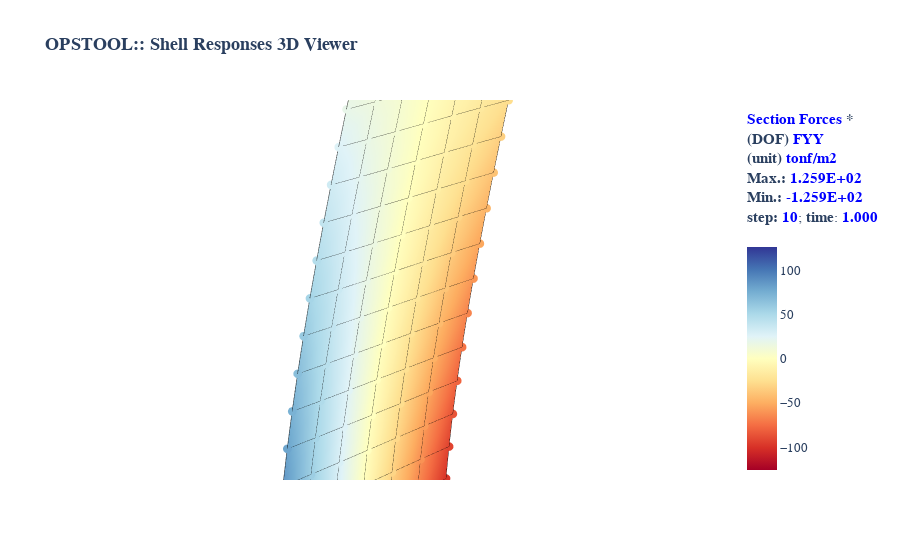

Here is the notebook cell this chart was saved with:
### Code cell
# --- Visualización ---
opsvis.set_plot_props(cmap="rdylbu", point_size=3.0, notebook=True)

plotter = opsvis.plot_unstruct_responses(
    odb_tag=1,
    ele_type="Shell",
    resp_type="sectionForcesAtNodes",
    resp_dof="FYY",
    unit_symbol="tonf/m2",  # o la unidad que uses
    show_defo=True,     # para ver la deformada
    show_values=True,
    defo_scale=3.0,     # escala de la deformada
    show_bc=True,
    bc_scale=2.0,
    style="surface"     # estilo de visualización
)

plotter.show(jupyter_backend="jupyterlab")

### Figure 1 — Plotly figure (JSON) as saved in the notebook; plotly's stock layout.template omitted (floating-point values rounded to 4 significant figures; data arrays with more than 128 entries replaced by an {"elided": "..."} marker saying what was removed)
{"data": [{"connectgaps": false, "hoverinfo": "skip", "line": {"color": "#15b01a", "width": 1}, "mode": "lines", "name": "BC", "type": "scatter3d", "x": [0.0, 0.0, 0.0, 0.0, 0.0, NaN, -0.12, 0.12, 0.12, -0.12, -0.12, NaN, -0.12, 0.12, 0.12, -0.12, -0.12, NaN, 0.5, 0.5, 0.5, 0.5, 0.5, NaN, 0.38, 0.62, 0.62, 0.38, 0.38, NaN, 0.38, 0.62, 0.62, 0.38, 0.38, NaN, 1.0, 1.0, 1.0, 1.0, 1.0, NaN, 0.88, 1.12, 1.12, 0.88, 0.88, NaN, 0.88, 1.12, 1.12, 0.88, 0.88, NaN, 1.5, 1.5, 1.5, 1.5, 1.5, NaN, 1.38, 1.62, 1.62, 1.38, 1.38, NaN, 1.38, 1.62, 1.62, 1.38, 1.38, NaN, 2.0, 2.0, 2.0, 2.0, 2.0, NaN, 1.88, 2.12, 2.12, 1.88, 1.88, NaN, 1.88, 2.12, 2.12, 1.88, 1.88, NaN, 2.5, 2.5, 2.5, 2.5, 2.5, NaN, 2.38, 2.62, 2.62, 2.38, 2.38, NaN, 2.38, 2.62, 2.62, 2.38, 2.38, NaN, 3.0, 3.0, 3.0, 3.0, 3.0, NaN, 2.88, 3.12, 3.12, 2.88, 2.88, NaN, 2.88, 3.12, 3.12, 2.88, 2.88, NaN], "y": [-0.12, 0.12, 0.12, -0.12, -0.12, NaN, 0.0, 0.0, 0.0, 0.0, 0.0, NaN, -0.12, -0.12, 0.12, 0.12, -0.12, NaN, -0.12, 0.12, 0.12, -0.12, -0.12, NaN, 0.0, 0.0, 0.0, 0.0, 0.0, NaN, -0.12, -0.12, 0.12, 0.12, -0.12, NaN, -0.12, 0.12, 0.12, -0.12, -0.12, NaN, 0.0, 0.0, 0.0, 0.0, 0.0, NaN, -0.12, -0.12, 0.12, 0.12, -0.12, NaN, -0.12, 0.12, 0.12, -0.12, -0.12, NaN, 0.0, 0.0, 0.0, 0.0, 0.0, NaN, -0.12, -0.12, 0.12, 0.12, -0.12, NaN, -0.12, 0.12, 0.12, -0.12, -0.12, NaN, 0.0, 0.0, 0.0, 0.0, 0.0, NaN, -0.12, -0.12, 0.12, 0.12, -0.12, NaN, -0.12, 0.12, 0.12, -0.12, -0.12, NaN, 0.0, 0.0, 0.0, 0.0, 0.0, NaN, -0.12, -0.12, 0.12, 0.12, -0.12, NaN, -0.12, 0.12, 0.12, -0.12, -0.12, NaN, 0.0, 0.0, 0.0, 0.0, 0.0, NaN, -0.12, -0.12, 0.12, 0.12, -0.12, NaN], "z": [-0.12, -0.12, 0.12, 0.12, -0.12, NaN, -0.12, -0.12, 0.12, 0.12, -0.12, NaN, 0.0, 0.0, 0.0, 0.0, 0.0, NaN, -0.12, -0.12, 0.12, 0.12, -0.12, NaN, -0.12, -0.12, 0.12, 0.12, -0.12, NaN, 0.0, 0.0, 0.0, 0.0, 0.0, NaN, -0.12, -0.12, 0.12, 0.12, -0.12, NaN, -0.12, -0.12, 0.12, 0.12, -0.12, NaN, 0.0, 0.0, 0.0, 0.0, 0.0, NaN, -0.12, -0.12, 0.12, 0.12, -0.12, NaN, -0.12, -0.12, 0.12, 0.12, -0.12, NaN, 0.0, 0.0, 0.0, 0.0, 0.0, NaN, -0.12, -0.12, 0.12, 0.12, -0.12, NaN, -0.12, -0.12, 0.12, 0.12, -0.12, NaN, 0.0, 0.0, 0.0, 0.0, 0.0, NaN, -0.12, -0.12, 0.12, 0.12, -0.12, NaN, -0.12, -0.12, 0.12, 0.12, -0.12, NaN, 0.0, 0.0, 0.0, 0.0, 0.0, NaN, -0.12, -0.12, 0.12, 0.12, -0.12, NaN, -0.12, -0.12, 0.12, 0.12, -0.12, NaN, 0.0, 0.0, 0.0, 0.0, 0.0, NaN]}, {"cmax": 125.9, "cmin": -125.9, "coloraxis": "coloraxis", "hoverinfo": "skip", "i": {"elided": "216 int values"}, "intensity": {"elided": "432 float values"}, "j": {"elided": "216 int values"}, "k": {"elided": "216 int values"}, "opacity": 1, "text": {"elided": "432 float values"}, "type": "mesh3d", "x": {"elided": "432 float values"}, "y": {"elided": "432 float values"}, "z": {"elided": "432 float values"}}, {"connectgaps": false, "hoverinfo": "skip", "line": {"color": "black", "width": 1}, "mode": "lines", "name": "Edge", "type": "scatter3d", "x": {"elided": "648 float values"}, "y": {"elided": "648 float values"}, "z": {"elided": "648 float values"}}, {"customdata": {"elided": "432 float values"}, "hovertemplate": "<b>%{customdata:.4E}</b>", "marker": {"cmax": 125.9, "cmin": -125.9, "color": {"elided": "432 float values"}, "coloraxis": "coloraxis", "size": 3}, "mode": "markers", "name": "sectionForcesAtNodes", "type": "scatter3d", "x": {"elided": "432 float values"}, "y": {"elided": "432 float values"}, "z": {"elided": "432 float values"}}], "layout": {"autosize": true, "coloraxis": {"cmax": 125.9, "cmin": -125.9, "colorbar": {"tickfont": {"size": 13}, "title": {"font": {"size": 15}, "text": "<b><span style=\"color:blue; font-weight:bold\">Section Forces</span> *</b><br><b>(DOF) <span style=\"color:blue; font-weight:bold\">FYY</span></b><br><b>(unit) <span style=\"color:blue; font-weight:bold\">tonf/m2</span></b><br><b>Max.:</b> <span style=\"color:blue; font-weight:bold\">1.259E+02</span><br><b>Min.:</b> <span style=\"color:blue; font-weight:bold\">-1.259E+02</span><br><b>step:</b> <span style=\"color:blue; font-weight:bold\">10</span>; <b>time</b>: <span style=\"color:blue; font-weight:bold\">1.000</span><br> <br>"}}, "colorscale": [[0, "rgb(165,0,38)"], [0.1, "rgb(215,48,39)"], [0.2, "rgb(244,109,67)"], [0.3, "rgb(253,174,97)"], [0.4, "rgb(254,224,144)"], [0.5, "rgb(255,255,191)"], [0.6, "rgb(224,243,248)"], [0.7, "rgb(171,217,233)"], [0.8, "rgb(116,173,209)"], [0.9, "rgb(69,117,180)"], [1, "rgb(49,54,149)"]]}, "font": {"family": "Arial, sans-serif"}, "scene": {"aspectmode": "data", "aspectratio": {"x": 1, "y": 1, "z": 1}, "camera": {"eye": {"x": -3.5, "y": -3.5, "z": 3.5}, "projection": {"type": "orthographic"}}, "xaxis": {"showgrid": false, "visible": false, "zeroline": false}, "yaxis": {"showgrid": false, "visible": false, "zeroline": false}, "zaxis": {"showgrid": false, "visible": false, "zeroline": false}}, "showlegend": false, "title": {"font": {"size": 18}, "text": "<b>OPSTOOL:: Shell Responses 3D Viewer</b><br><br>"}}}
